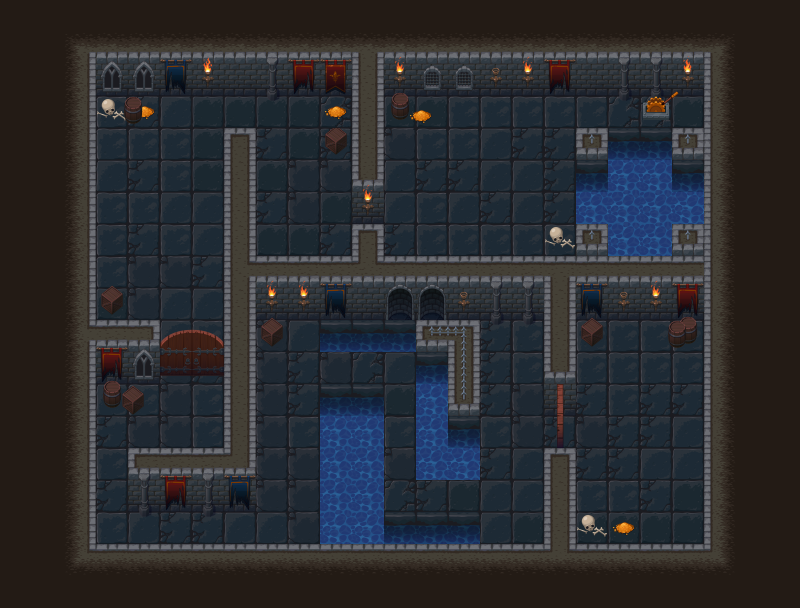

Rendered tile map (Tiled .tmx) drawn with the repository's tilesets; below, a short description and the map source with its tile grids summarised:
An orthogonal 25x19 tile map with 32x32 px tiles, 9 tile layers (bg, wall bg, door bg, floor object 1, ...) and 28 objects (27x collision, player).

<map version="1.0" tiledversion="1.1.4" orientation="orthogonal" renderorder="right-down" width="25" height="19" tilewidth="32" tileheight="32" infinite="0" nextobjectid="35">
 <tileset firstgid="1" name="tiles" tilewidth="32" tileheight="32" tilecount="240" columns="10">
  <image source="./tiles.png" width="320" height="768" />
 </tileset>
 <layer name="bg" width="25" height="19">
  <properties>
   <property name="tileset" value="tiles" />
  </properties>
  <data>[475 cells, 458 non-empty, 41 distinct tile ids]</data>
 </layer>
 <layer name="wall bg" width="25" height="19">
  <properties>
   <property name="tileset" value="tiles" />
  </properties>
  <data>[475 cells, 60 non-empty, 20 distinct tile ids]</data>
 </layer>
 <layer name="door bg" width="25" height="19">
  <properties>
   <property name="tileset" value="tiles" />
  </properties>
  <data>[475 cells, 4 non-empty, 4 distinct tile ids]</data>
 </layer>
 <layer name="floor object 1" width="25" height="19">
  <properties>
   <property name="tileset" value="tiles" />
  </properties>
  <data>[475 cells, 22 non-empty, 10 distinct tile ids]</data>
 </layer>
 <layer name="floor object 2" width="25" height="19" offsetx="21.9325" offsety="-28.0249">
  <properties>
   <property name="tileset" value="tiles" />
  </properties>
  <data>[475 cells, 7 non-empty, 5 distinct tile ids]</data>
 </layer>
 <layer name="fg" width="25" height="19">
  <properties>
   <property name="fg" value="1" />
   <property name="tileset" value="tiles" />
  </properties>
  <data>[475 cells, 17 non-empty, 5 distinct tile ids]</data>
 </layer>
 <layer name="door fg" width="25" height="19">
  <properties>
   <property name="fg" value="1" />
   <property name="tileset" value="tiles" />
  </properties>
  <data>[475 cells, 2 non-empty, 2 distinct tile ids]</data>
 </layer>
 <objectgroup name="character">
  <object id="32" name="princess" type="player" x="611.386" y="419.554" width="17.3267" height="24.7525" />
 </objectgroup>
 <layer name="wall fg" width="25" height="19">
  <properties>
   <property name="fg" value="1" />
   <property name="tileset" value="tiles" />
  </properties>
  <data>[475 cells, 12 non-empty, 6 distinct tile ids]</data>
 </layer>
 <layer name="floor object fg" width="25" height="19">
  <properties>
   <property name="fg" value="1" />
   <property name="tileset" value="tiles" />
  </properties>
  <data>[475 cells, 1 non-empty, 1 distinct tile ids]</data>
 </layer>
 <objectgroup name="collision">
  <object id="2" type="collision" x="0" y="0" width="800" height="96" />
  <object id="3" type="collision" x="0" y="96" width="96" height="512" />
  <object id="4" type="collision" x="704" y="96" width="96" height="512" />
  <object id="5" type="collision" x="352" y="96" width="32" height="128" />
  <object id="6" type="collision" x="224" y="160" width="32" height="352" />
  <object id="8" type="collision" x="96" y="352" width="64" height="64" />
  <object id="9" type="collision" x="96" y="96" width="64" height="32" />
  <object id="10" type="collision" x="320" y="96" width="32" height="64" />
  <object id="11" type="collision" x="384" y="96" width="64" height="32" />
  <object id="12" type="collision" x="640" y="96" width="64" height="32" />
  <object id="13" type="collision" x="576" y="128" width="128" height="192" />
  <object id="14" type="collision" x="256" y="288" width="320" height="32" />
  <object id="15" type="collision" x="352" y="256" width="32" height="32" />
  <object id="16" type="collision" x="256" y="320" width="32" height="32" />
  <object id="18" type="collision" x="320" y="320" width="160" height="32" />
  <object id="19" type="collision" x="416" y="352" width="64" height="128" />
  <object id="20" type="collision" x="320" y="384" width="64" height="192" />
  <object id="21" type="collision" x="384" y="512" width="96" height="64" />
  <object id="22" type="collision" x="96" y="576" width="608" height="32" />
  <object id="23" type="collision" x="544" y="480" width="32" height="96" />
  <object id="24" type="collision" x="544" y="320" width="64" height="32" />
  <object id="25" type="collision" x="672" y="320" width="32" height="32" />
  <object id="26" type="collision" x="576" y="512" width="64" height="32" />
  <object id="28" type="collision" x="96" y="288" width="32" height="64" />
  <object id="29" type="collision" x="544" y="352" width="32" height="64" />
  <object id="30" type="collision" x="128" y="480" width="96" height="32" />
  <object id="31" type="collision" x="544" y="224" width="32" height="64" />
 </objectgroup>
</map>
